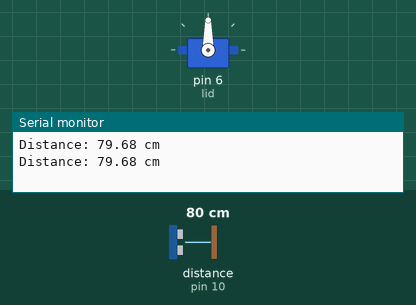
Simulated run of this sketch. Board: Arduino Uno, built with avr-gcc and run on an emulated ATmega328P. Parts: servo, the last lines printed to the serial monitor. Wiring (inferred from the names in the program): ultrasonic range finder: trigger pin 9; echo pin 10. The inputs (shaded band) are chosen by the test bench; at power-on: distance to the obstacle (sensor on pin 10) 80 cm. The echo pulse lasts 58.3 µs per cm.

Above: at 1.6 s.
1.7 s: distance to the obstacle (sensor on pin 10) set to 7 cm
4.6 s: distance to the obstacle (sensor on pin 10) set to 4 cm
At 8.1 s:
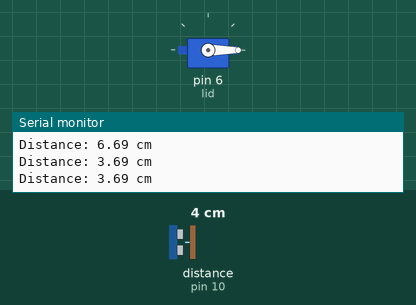
8.3 s: distance to the obstacle (sensor on pin 10) set to 9 cm
At 9.1 s:
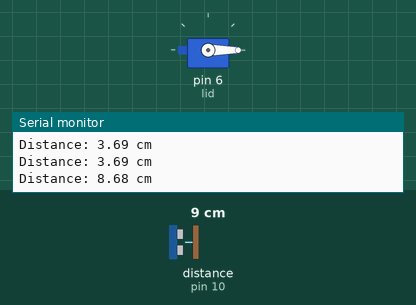
Timing chart, 0 to 11.3 s (numbered marks = the images above; inputs shaded):
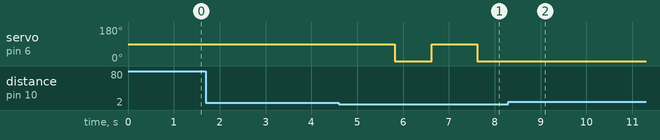

The sketch:

Ultrasonic_sensor_servo.ino
```cpp
#include <Servo.h>
#define trigPin 9
#define echoPin 10

Servo lid;

void setup() {
  Serial.begin(9600);
  pinMode(trigPin, OUTPUT);
  pinMode(echoPin, INPUT);
  lid.attach(6);
}

void loop() {
  digitalWrite(trigPin, LOW);
  delayMicroseconds(2);
  digitalWrite(trigPin, HIGH);
  delayMicroseconds(10);
  digitalWrite(trigPin, LOW);

  long duration = pulseIn(echoPin, HIGH);
  float distance = duration * 0.0343 / 2;

  if (distance < 5) {
    lid.write(90);
    delay(1000);
    lid.write(0);
  }

  delay(300);
  Serial.print("Distance: ");
  Serial.print(distance);
  Serial.println(" cm");
  delay(500);
}
```

Measured:
- the behaviour switches between 6 and 5 cm on distance to the obstacle (sensor on pin 10) (found by bisection; images 0 and 1)
- after the input at 4.6 s, servo on pin 6 (lid): 90° → 0° after 1.2 s, → 90° 0.80 s later, → 0° 1.0 s later
- after the input at 8.3 s, servo on pin 6 (lid): stops changing and stays 0°
